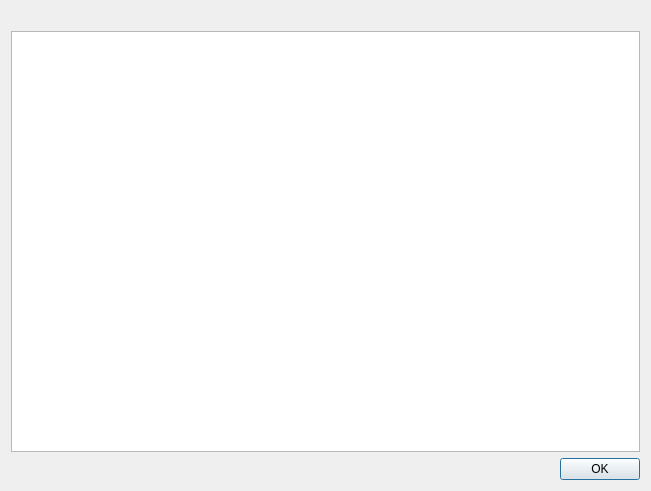
<?xml version="1.0" encoding="UTF-8"?>
<ui version="4.0">
    <class>CommonHtmlDialog</class>
    <widget class="QDialog" name="CommonHtmlDialog">
        <property name="geometry">
            <rect>
                <x>0</x>
                <y>0</y>
                <width>651</width>
                <height>491</height>
            </rect>
        </property>
        <layout class="QVBoxLayout" name="verticalLayout">
            <item>
                <widget class="QLabel" name="label">
                    <property name="text">
                        <string/>
                    </property>
                </widget>
            </item>
            <item>
                <widget class="RemoteImageTextBrowser" name="textBrowser"/>
            </item>
            <item>
                <widget class="QDialogButtonBox" name="buttonBox">
                    <property name="orientation">
                        <enum>Qt::Horizontal</enum>
                    </property>
                    <property name="standardButtons">
                        <set>QDialogButtonBox::Ok</set>
                    </property>
                </widget>
            </item>
        </layout>
    </widget>
    <resources/>
    <connections>
        <connection>
            <sender>buttonBox</sender>
            <signal>accepted()</signal>
            <receiver>CommonHtmlDialog</receiver>
            <slot>accept()</slot>
            <hints>
                <hint type="sourcelabel">
                    <x>248</x>
                    <y>254</y>
                </hint>
                <hint type="destinationlabel">
                    <x>157</x>
                    <y>274</y>
                </hint>
            </hints>
        </connection>
        <connection>
            <sender>buttonBox</sender>
            <signal>rejected()</signal>
            <receiver>CommonHtmlDialog</receiver>
            <slot>reject()</slot>
            <hints>
                <hint type="sourcelabel">
                    <x>316</x>
                    <y>260</y>
                </hint>
                <hint type="destinationlabel">
                    <x>286</x>
                    <y>274</y>
                </hint>
            </hints>
        </connection>
    </connections>
    <customwidgets>
        <customwidget>
            <class>RemoteImageTextBrowser</class>
            <extends>QTextBrowser</extends>
            <header>RemoteImageTextBrowser.h</header>
        </customwidget>
    </customwidgets>
</ui>
